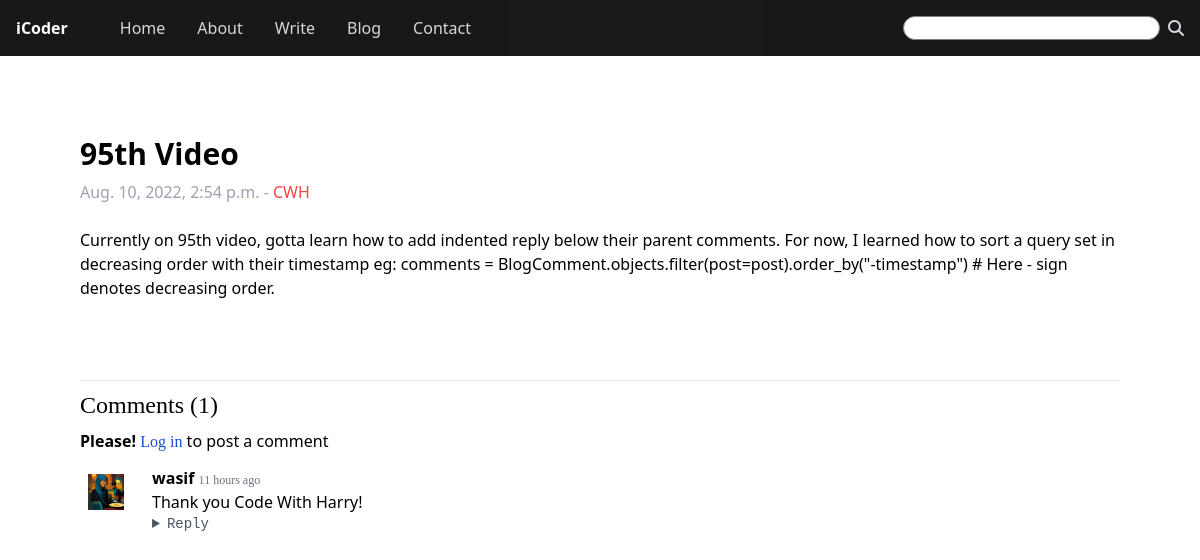
Page /blog/95th-video on the committed database.
### blog/models.py (models this page shows, shortened)
class Post(models.Model):
    sno = models.AutoField(primary_key=True)
    title = models.CharField(max_length=100)
    author = models.CharField(max_length=50)
    slug = models.CharField(max_length=130)
    content = models.TextField()
    timeStamp = models.DateTimeField(auto_now_add=True, blank=True)

class BlogComment(models.Model):
    sno = models.AutoField(primary_key=True)
    comment = models.TextField()
    user = models.ForeignKey(User, on_delete=models.CASCADE)
    post = models.ForeignKey(Post, on_delete=models.CASCADE)
    parent = models.ForeignKey('self', on_delete=models.CASCADE, null=True)
    timestamp = models.DateTimeField(default=timezone.now)

### blog/views.py (the view)
# urls.py: path('<str:slug>', views.blogPost, name='blogPost')
def blogPost(request, slug):
    post = Post.objects.filter(slug=slug)[0]
    comments = BlogComment.objects.filter(post=post, parent=None).order_by("-timestamp") # - denotes descending
    replies = BlogComment.objects.filter(post=post).exclude(parent=None)
    replyDict = {}
    for reply in replies:
        if reply.parent.sno not in replyDict.keys():
            replyDict[reply.parent.sno] = [reply]
        else:
            replyDict[reply.parent.sno].append(reply)
    context = {'post': post, 'comments': comments, 'replyDict':replyDict}
    return render(request, 'blog/blogPost.html', context)

### templates/blog/blogPost.html (shortened to what this page needs)
{% extends 'base.html' %}
{% load humanize %}
{% block body %}
<div class="p-20 space-y-2">
    <h1 class="text-3xl font-semibold">{{post.title}}</h1>
    <p class="text-gray-400">{{post.timeStamp}} - <a href="/about" class="text-red-500 font-medium">{{post.author}}</a></p>
    <p class="pt-4">{{post.content}}</p>
</div>
<div class="px-20 space-y-2 pb-5">
    <hr>
    <h1 class="text-2xl font-serif">Comments ({{comments.count}})</h1>
    {% if request.user.is_authenticated %}
    <form class="flex flex-col w-[60%] space-y-3 pb-3" action="/blog/postComment" method="post"> {% csrf_token %}
        <textarea name="comment" id="comment" cols="20" rows="3" placeholder="Enter your comment..." required></textarea>
        <input type="hidden" name="postSno" id="postSno" value="{{post.sno}}">
        <input type="hidden" name="parentSno" id="parentSno" value="">
        <button type="submit" class="text-sm font-semibold tracking-wider bg-gray-800 border-2 border-black text-white hover:bg-gray-700 hover:border-gray-600 focus:bg-black px-5 py-1.5 w-fit">Add Comment</button>
    </form>
    {% else %}
    <p><b>Please!</b> <a class="text-blue-700 font-serif" href="/login">Log in</a> to post a comment</p>
    {% endif %}
    {% for comment in comments %}
    <div class="flex w-[70%] py-1">
        <div class="mr-5 p-2">
            <img class="w-10" src="/static/img/mano.png" alt="">
        </div>
        <div class="w-[100%]">
            <div>
                <p class="font-semibold">{{comment.user}} <span class="text-gray-500 font-serif font-normal text-xs" >{{comment.timestamp | naturaltime}}</span></p>
            </div>
            <p>{{comment.comment}}</p>
            <details>
                <summary class="text-sm font-mono text-gray-600">Reply</summary>
            </details>
        </div>
    </div>
    {% endfor %}
</div>
{% endblock body %}

### rows in the picture
Post: title "95th Video", timeStamp "Aug. 10, 2022, 2:54 p.m.", author "CWH", content "Currently on 95th video, gotta learn how to add indented reply below their parent comments. For now, I learned how to sort a query set in decreasing order with their timestamp eg: comments = BlogComment.objects.filter(post=post).order_by(\"-timestamp\") # Here - sign denotes decreasing order."
BlogComment: user "wasif", timestamp "11 hours ago", comment "Thank you Code With Harry!"

### other values in the picture
{{ comments.count }} "1"
